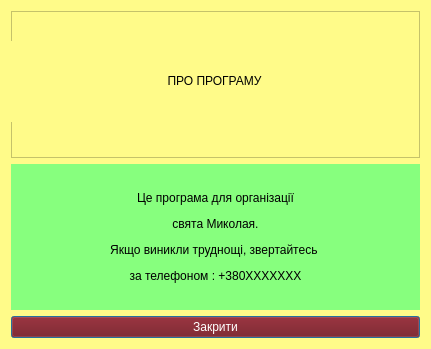
<?xml version="1.0" encoding="UTF-8"?>
<ui version="4.0">
 <class>Window4</class>
 <widget class="QDialog" name="Window4">
  <property name="geometry">
   <rect>
    <x>0</x>
    <y>0</y>
    <width>431</width>
    <height>349</height>
   </rect>
  </property>
  <property name="windowTitle">
   <string>Про програму</string>
  </property>
  <property name="styleSheet">
   <string notr="true">font: 700 18pt &quot;Consolas&quot;;
color: rgb(0, 22, 74);
background-color: rgb(255, 251, 137);</string>
  </property>
  <layout class="QVBoxLayout" name="verticalLayout_4">
   <item>
    <layout class="QVBoxLayout" name="verticalLayout_3">
     <item>
      <widget class="QFrame" name="frame">
       <property name="styleSheet">
        <string notr="true">border-color: rgb(255, 0, 102);</string>
       </property>
       <property name="frameShape">
        <enum>QFrame::StyledPanel</enum>
       </property>
       <property name="frameShadow">
        <enum>QFrame::Raised</enum>
       </property>
       <widget class="QLabel" name="label">
        <property name="geometry">
         <rect>
          <x>0</x>
          <y>30</y>
          <width>407</width>
          <height>81</height>
         </rect>
        </property>
        <property name="styleSheet">
         <string notr="true">font: 16pt &quot;Consolas&quot;;
font: 700 16pt &quot;Consolas&quot;;
color: rgb(0, 0, 0);</string>
        </property>
        <property name="text">
         <string>&lt;html&gt;&lt;head/&gt;&lt;body&gt;&lt;p align=&quot;center&quot;&gt;ПРО ПРОГРАМУ&lt;/p&gt;&lt;/body&gt;&lt;/html&gt;</string>
        </property>
       </widget>
      </widget>
     </item>
     <item>
      <widget class="QLabel" name="label_2">
       <property name="styleSheet">
        <string notr="true">color: rgb(0, 0, 0);
font: 700 italic 12pt &quot;Consolas&quot;;
background-color: rgb(135, 255, 126);</string>
       </property>
       <property name="text">
        <string>&lt;html&gt;&lt;head/&gt;&lt;body&gt;&lt;p align=&quot;center&quot;&gt;&lt;span style=&quot; font-weight:400; font-style:normal;&quot;&gt;Це програма для організації&lt;/span&gt;&lt;/p&gt;&lt;p align=&quot;center&quot;&gt;&lt;span style=&quot; font-weight:400; font-style:normal;&quot;&gt;свята Миколая.&lt;/span&gt;&lt;/p&gt;&lt;p align=&quot;center&quot;&gt;&lt;span style=&quot; font-weight:400; font-style:normal;&quot;&gt;Якщо виникли труднощі, звертайтесь &lt;/span&gt;&lt;/p&gt;&lt;p align=&quot;center&quot;&gt;&lt;span style=&quot; font-weight:400; font-style:normal;&quot;&gt;за телефоном : +380XXXXXXX&lt;/span&gt;&lt;/p&gt;&lt;/body&gt;&lt;/html&gt;</string>
       </property>
      </widget>
     </item>
     <item>
      <widget class="QPushButton" name="pushButton">
       <property name="styleSheet">
        <string notr="true">background-color: rgb(115, 0, 2);
color: rgb(255, 255, 255);
font: 700 14pt &quot;Consolas&quot;;</string>
       </property>
       <property name="text">
        <string>Закрити</string>
       </property>
      </widget>
     </item>
    </layout>
   </item>
  </layout>
 </widget>
 <resources/>
 <connections/>
</ui>
